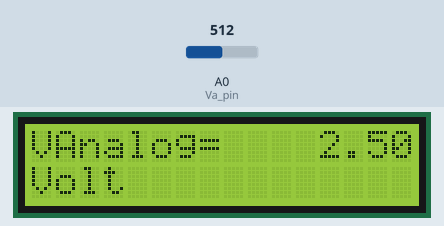
A sketch run on a simulated Arduino Uno, built with avr-gcc and run on an emulated ATmega328P. On the bench: 16×2 character LCD. Inputs (shaded band) come from the test bench; at power-on: A0 (Va_pin) = 512.

Above: at 1.3 s.
1.4 s: A0 (Va_pin) set to 716
At 2.6 s:
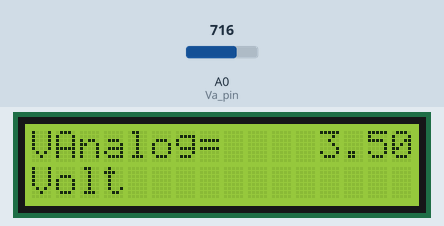
3.3 s: A0 (Va_pin) set to 900
At 4.7 s:
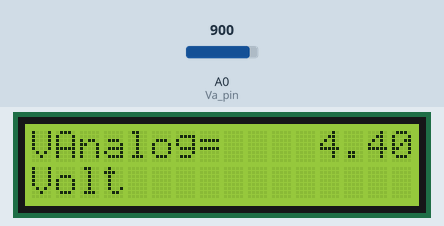
5.2 s: A0 (Va_pin) set to 1023
At 6.8 s:
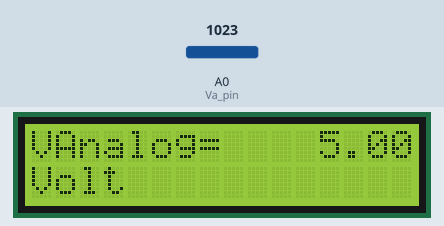
Timing chart, 0 to 8.3 s (numbered marks = the images above; inputs shaded):
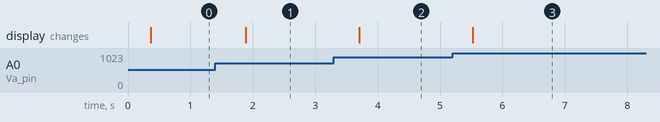

The sketch:

adc.ino
```cpp
#include <LiquidCrystal.h>

const int rs=10, en = 9, d4=8, d5=7, d6=6, d7=5;
LiquidCrystal lcd(rs,en,d4,d5,d6,d7);
int Va_pin=A0;
int Va=0;//variabel untuk menyimpan nilai deigital
float Sudut,Van;

void setup() {
lcd.begin(16,2);
delay(100);
lcd.clear();
Serial.begin(9600);
}

void loop() {
Va = analogRead(Va_pin);
delay(200);
Van=Va/1023.0*5.0;

lcd.setCursor(0,0);
lcd.print("VAnalog= ");
lcd.setCursor(12,0);
lcd.print(Van);
lcd.setCursor(0,2);
lcd.print("Volt");
lcd.setCursor(0,1);
delay(100);
}
```

Measured:
- after the input at 1.4 s, the display: changes after 0.48 s (image 1)
- after the input at 3.3 s, the display: changes after 0.40 s (image 2)
- after the input at 5.2 s, the display: changes after 0.32 s (image 3)
